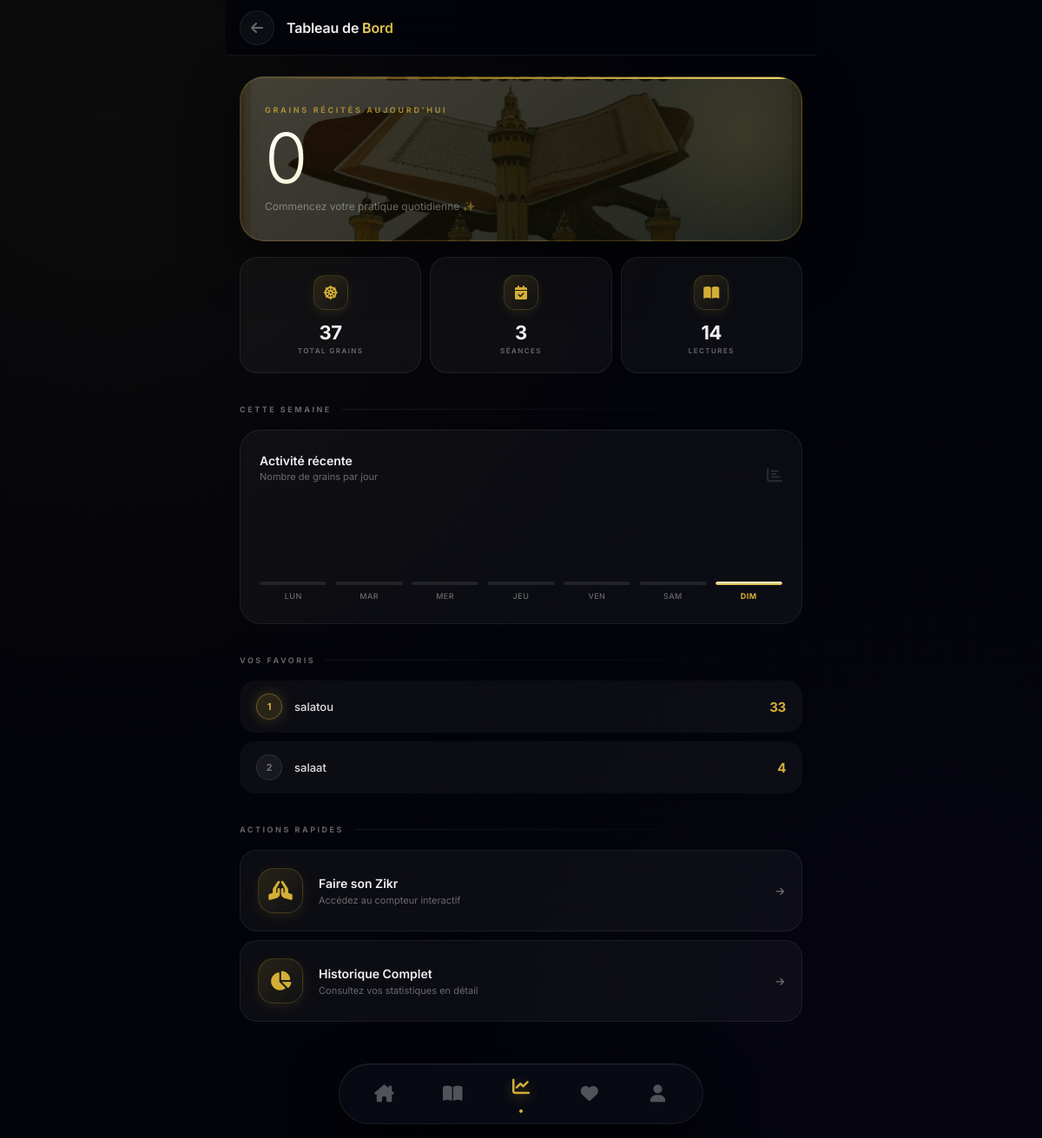
The page /dashboard/ (signed in) on the database its author committed.
### bibliotheque/models.py (models this page shows, shortened)
class Zikr(models.Model):
    titre = models.CharField(max_length=200, db_index=True)
    texte_arabe = models.TextField(blank=True)
    transcription = models.TextField(blank=True)
    traduction = models.TextField(blank=True)
    objectif_par_defaut = models.PositiveIntegerField(default=33)
    fichier_audio = models.FileField(upload_to='zikrs_audio/', blank=True, null=True)

### bibliotheque/views.py (the view)
# urls.py: path('dashboard/', views.dashboard, name='dashboard'),
@login_required
def dashboard(request):
    from datetime import timedelta, date
    from django.db.models import Sum, Count
    from django.db.models.functions import TruncDate
    user = request.user
    total_grains = HistoriqueZikr.objects.filter(user=user).aggregate(
        total=Sum('nombre_total'))['total'] or 0
    total_seances = HistoriqueZikr.objects.filter(user=user).count()
    total_lectures = ProgressionLecture.objects.filter(user=user).count()
    today = date.today()
    week_start = today - timedelta(days=6)
    week_data_qs = (
        HistoriqueZikr.objects
        .filter(user=user, date_seance__date__gte=week_start)
        .annotate(jour=TruncDate('date_seance'))
        .values('jour')
        .annotate(total=Sum('nombre_total'))
        .order_by('jour')
    )
    week_map = {entry['jour']: entry['total'] for entry in week_data_qs}
    week_labels = []
    week_values = []
    jours_fr = ['Lun', 'Mar', 'Mer', 'Jeu', 'Ven', 'Sam', 'Dim']
    for i in range(7):
        d = week_start + timedelta(days=i)
        week_labels.append(jours_fr[d.weekday()])
        week_values.append(week_map.get(d, 0))
    streak = 0
    check_day = today
    while True:
        has_seance = HistoriqueZikr.objects.filter(
            user=user, date_seance__date=check_day).exists()
        if has_seance:
            streak += 1
            check_day -= timedelta(days=1)
        else:
            break
    top_zikrs = (
        HistoriqueZikr.objects
        .filter(user=user)
        .values('zikr__titre')
        .annotate(total=Sum('nombre_total'))
        .order_by('-total')[:3]
    )
    grains_today = HistoriqueZikr.objects.filter(
        user=user, date_seance__date=today
    ).aggregate(total=Sum('nombre_total'))['total'] or 0
    context = {
        'total_grains': total_grains,
        'total_seances': total_seances,
        'total_lectures': total_lectures,
        'streak': streak,
        'grains_today': grains_today,
        'week_labels': week_labels,
        'week_values': week_values,
        'week_max': max(week_values) if week_values else 1,
        'top_zikrs': top_zikrs,
    }
    return render(request, 'bibliotheque/dashboard.html', context)

### bibliotheque/templates/bibliotheque/dashboard.html (shortened to what this page needs)
{% load static %}
<!DOCTYPE html>
<html lang="fr">
<head>
    <link href="https://cdnjs.cloudflare.com/ajax/libs/font-awesome/6.4.0/css/all.min.css" rel="stylesheet">
</head>
<body>
    <div class="topbar">
        <a href="{% url 'home' %}" class="back-btn"><i class="fa-solid fa-arrow-left"></i></a>
        <h1 class="topbar-title">Tableau de <span>Bord</span></h1>
    </div>
    <div class="page">
        <div class="hero-card">
            <div class="hero-label">Grains récités aujourd'hui</div>
            <div class="hero-number">{{ grains_today }}</div>
            <div class="hero-sub">
                {% if grains_today == 0 %}Commencez votre pratique quotidienne ✨
                {% elif grains_today < 100 %}Continuez sur cette lancée spirituelle !
                {% else %}Magnifique régularité, félicitations 🌙{% endif %}
            </div>
        </div>
        <div class="stats-grid">
            <div class="stat-card">
                <div class="stat-icon-wrap"><i class="fa-solid fa-dharmachakra"></i></div>
                <div class="stat-value">{{ total_grains }}</div>
                <div class="stat-label">Total Grains</div>
            </div>
            <div class="stat-card">
                <div class="stat-icon-wrap"><i class="fa-solid fa-calendar-check"></i></div>
                <div class="stat-value">{{ total_seances }}</div>
                <div class="stat-label">Séances</div>
            </div>
            <div class="stat-card">
                <div class="stat-icon-wrap"><i class="fa-solid fa-book-open"></i></div>
                <div class="stat-value">{{ total_lectures }}</div>
                <div class="stat-label">Lectures</div>
            </div>
        </div>
        <div class="section-hdr" style="animation-delay:0.3s">
            <span class="section-hdr-label">Cette Semaine</span>
        </div>
        <div class="chart-card">
            <div class="chart-top">
                <div>
                    <div class="chart-title">Activité récente</div>
                    <div class="chart-sub">Nombre de grains par jour</div>
                </div>
                <i class="fa-solid fa-chart-bar chart-icon"></i>
            </div>
            <div class="bars-wrap" id="barsContainer"></div>
        </div>
        <div class="section-hdr" style="animation-delay:0.4s">
            <span class="section-hdr-label">Vos Favoris</span>
        </div>
        {% if top_zikrs %}
            {% for item in top_zikrs %}
            <div class="top-item" style="animation-delay: {{ forloop.counter0 }}1s">
                <div class="top-rank {% if forloop.first %}gold-rank{% endif %}">{{ forloop.counter }}</div>
                <div class="top-name">{{ item.zikr__titre }}</div>
                <div class="top-count">{{ item.total }}</div>
            </div>
            {% endfor %}
        {% else %}
            <div class="empty-hint">L'historique est vide.<br>Vos zikrs les plus pratiqués apparaîtront ici.</div>
        {% endif %}
        <div class="section-hdr" style="animation-delay:0.5s">
            <span class="section-hdr-label">Actions Rapides</span>
        </div>
        <a href="{% url 'liste' 'zikr' %}" class="cta-card" style="animation-delay:0.55s">
            <div class="cta-icon"><i class="fa-solid fa-hands-praying"></i></div>
            <div class="cta-body">
                <div class="cta-title">Faire son Zikr</div>
                <div class="cta-sub">Accédez au compteur interactif</div>
            </div>
            <i class="fa-solid fa-arrow-right cta-arrow"></i>
        </a>
        <a href="{% url 'voir_historique' %}" class="cta-card" style="animation-delay:0.6s">
            <div class="cta-icon"><i class="fa-solid fa-chart-pie"></i></div>
            <div class="cta-body">
                <div class="cta-title">Historique Complet</div>
                <div class="cta-sub">Consultez vos statistiques en détail</div>
            </div>
            <i class="fa-solid fa-arrow-right cta-arrow"></i>
        </a>
    </div>
    <nav class="nav-island">
        <a href="{% url 'home' %}" class="nav-item">
            <i class="fa-solid fa-house-chimney"></i><div class="nav-dot"></div>
        </a>
        <a href="{% url 'liste' 'khassida' %}" class="nav-item">
            <i class="fa-solid fa-book-open"></i><div class="nav-dot"></div>
        </a>
        <a href="{% url 'dashboard' %}" class="nav-item active">
            <i class="fa-solid fa-chart-line"></i><div class="nav-dot"></div>
        </a>
        <a href="{% url 'favoris' %}" class="nav-item">
            <i class="fa-solid fa-heart"></i><div class="nav-dot"></div>
        </a>
        <a href="{% url 'profile' %}" class="nav-item">
            <i class="fa-solid fa-user"></i><div class="nav-dot"></div>
        </a>
    </nav>
</body>
</html>

### rows shown on the page
Zikr: zikr__titre "salatou", total "33"
Zikr: zikr__titre "salaat", total "4"

### other values the page prints
{{ grains_today }} "0"
{{ total_grains }} "37"
{{ total_seances }} "3"
{{ total_lectures }} "14"
